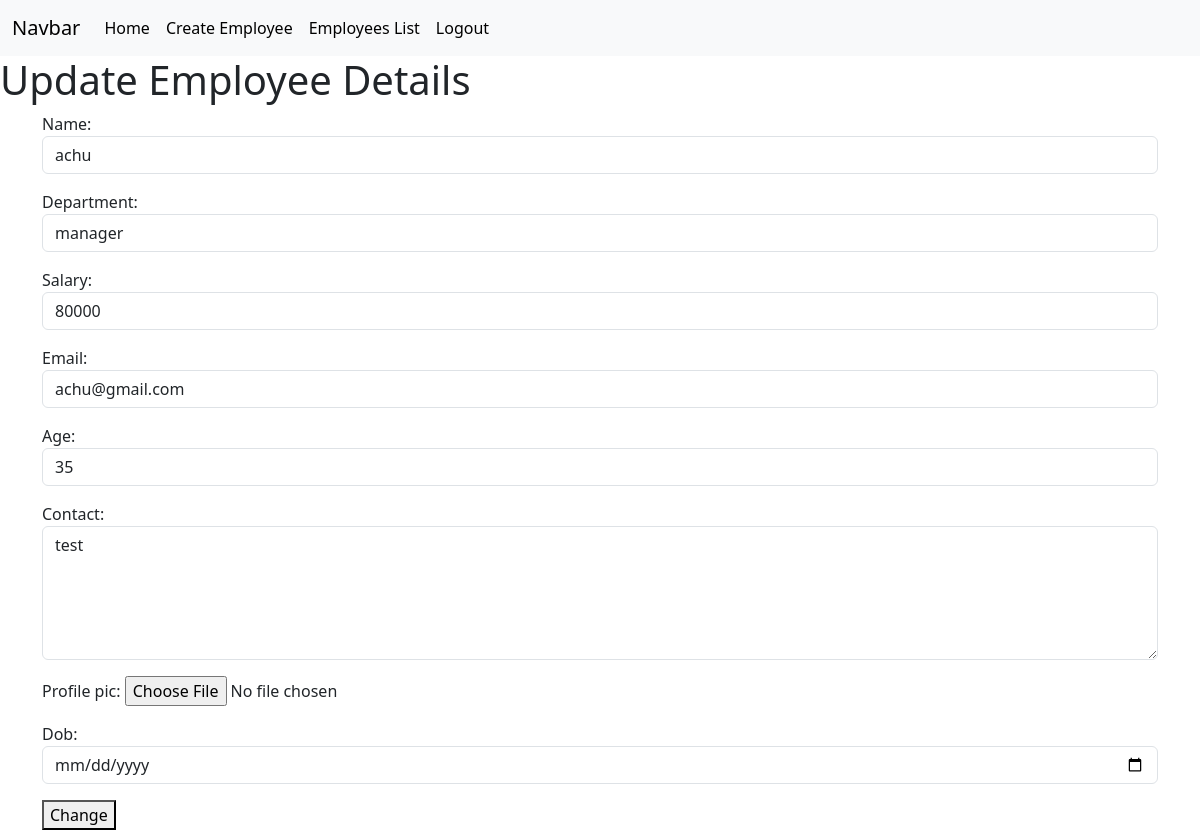
The page /employees/5/change (signed in) on the database its author committed.
### crm/models.py (models this page shows, shortened)
class Employees(models.Model):
    name=models.CharField(max_length=200)
    department=models.CharField(max_length=200)
    salary=models.PositiveIntegerField()
    email=models.EmailField(unique=True)
    age=models.PositiveIntegerField()
    contact=models.CharField(max_length=200,null=True,blank=True)
    profile_pic=models.ImageField(upload_to="images",null=True,blank=True)
    dob=models.DateField(null=True,blank=True)

### crm/views.py (the view, shortened to what this page needs)
# urls.py: path('employees/<int:pk>/change',views.EmployeeUpdateView.as_view(),name='emp-edit'),
@method_decorator(Signin_required,name="dispatch")
class EmployeeUpdateView(View):
    def get(self,request,*args,**kwargs):
        id=kwargs.get('pk')
        obj=Employees.objects.get(id=id)
        form=EmployeesModelForm(instance=obj)
        return render(request,'emp_edit.html',{'form':form})

### crm/forms.py
class EmployeesModelForm(forms.ModelForm):
    class Meta:
        model=Employees
        fields="__all__"
        widgets={
            "name":forms.TextInput(attrs={"class":"form-control"}),
            "department":forms.TextInput(attrs={"class":"form-control"}),
            "salary":forms.NumberInput(attrs={"class":"form-control"}),
            "email":forms.EmailInput(attrs={"class":"form-control"}),
            "age":forms.NumberInput(attrs={"class":"form-control"}),
            "contact":forms.Textarea(attrs={"class":"form-control","rows":5}),
            "dob":forms.DateInput(attrs={"class":"form-control","type":"date"})
              }

### crm/views.py (called while the page is built)
def Signin_required(fn):
    def wrapper(request,*args,**kwargs):
        if not request.user.is_authenticated:
            messages.error(request,"invalid session")
            return redirect("signin")
        else:
            return fn(request,*args,**kwargs)
    return wrapper

### crm/templates/emp_edit.html (shortened to what this page needs)
{%extends 'base.html'%}
{%block body_block%}
<h1>Update Employee Details</h1>
    <div class="container">
        <form action="" method="post" enctype="multipart/form-data">
             {{form.as_p}}
             <button type="submit">Change</button>
        </form>
    </div>
{%endblock%}

### rows shown on the page
Employees: name "achu", department "manager", salary "80000", email "achu@gmail.com", age "35", contact "test"
